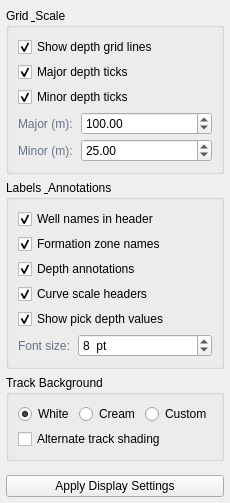
          <widget class="QWidget" name="tabDisplay">
           <attribute name="title"><string>Display</string></attribute>
           <layout class="QVBoxLayout" name="displayTabLayout">
            <property name="spacing"><number>6</number></property>
            <property name="leftMargin"><number>6</number></property>
            <property name="topMargin"><number>8</number></property>
            <property name="rightMargin"><number>6</number></property>
            <property name="bottomMargin"><number>6</number></property>

            <!-- Grid / scale group -->
            <item>
             <widget class="QGroupBox" name="grpGridOptions">
              <property name="title"><string>Grid &amp; Scale</string></property>
              <layout class="QVBoxLayout" name="gridOptionsLayout">
               <property name="spacing"><number>5</number></property>
               <item>
                <widget class="QCheckBox" name="chkShowDepthGrid">
                 <property name="text"><string>Show depth grid lines</string></property>
                 <property name="checked"><bool>true</bool></property>
                </widget>
               </item>
               <item>
                <widget class="QCheckBox" name="chkShowMajorGrid">
                 <property name="text"><string>Major depth ticks</string></property>
                 <property name="checked"><bool>true</bool></property>
                </widget>
               </item>
               <item>
                <widget class="QCheckBox" name="chkShowMinorGrid">
                 <property name="text"><string>Minor depth ticks</string></property>
                 <property name="checked"><bool>true</bool></property>
                </widget>
               </item>
               <item>
                <layout class="QFormLayout" name="gridSpacingLayout">
                 <property name="labelAlignment"><set>Qt::AlignRight|Qt::AlignVCenter</set></property>
                 <property name="horizontalSpacing"><number>8</number></property>
                 <property name="verticalSpacing"><number>4</number></property>
                 <item row="0" column="0">
                  <widget class="QLabel">
                   <property name="text"><string>Major (m):</string></property>
                   <property name="styleSheet"><string>color:#64748B;</string></property>
                  </widget>
                 </item>
                 <item row="0" column="1">
                  <widget class="QDoubleSpinBox" name="dspinMajorGrid">
                   <property name="minimum"><double>1.0</double></property>
                   <property name="maximum"><double>1000.0</double></property>
                   <property name="value"><double>100.0</double></property>
                   <property name="singleStep"><double>50.0</double></property>
                  </widget>
                 </item>
                 <item row="1" column="0">
                  <widget class="QLabel">
                   <property name="text"><string>Minor (m):</string></property>
                   <property name="styleSheet"><string>color:#64748B;</string></property>
                  </widget>
                 </item>
                 <item row="1" column="1">
                  <widget class="QDoubleSpinBox" name="dspinMinorGrid">
                   <property name="minimum"><double>0.5</double></property>
                   <property name="maximum"><double>500.0</double></property>
                   <property name="value"><double>25.0</double></property>
                   <property name="singleStep"><double>5.0</double></property>
                  </widget>
                 </item>
                </layout>
               </item>
              </layout>
             </widget>
            </item>

            <!-- Labels group -->
            <item>
             <widget class="QGroupBox" name="grpLabels">
              <property name="title"><string>Labels &amp; Annotations</string></property>
              <layout class="QVBoxLayout" name="labelsLayout">
               <property name="spacing"><number>5</number></property>
               <item>
                <widget class="QCheckBox" name="chkShowWellNames">
                 <property name="text"><string>Well names in header</string></property>
                 <property name="checked"><bool>true</bool></property>
                </widget>
               </item>
               <item>
                <widget class="QCheckBox" name="chkShowFormationNames">
                 <property name="text"><string>Formation zone names</string></property>
                 <property name="checked"><bool>true</bool></property>
                </widget>
               </item>
               <item>
                <widget class="QCheckBox" name="chkShowDepthLabels">
                 <property name="text"><string>Depth annotations</string></property>
                 <property name="checked"><bool>true</bool></property>
                </widget>
               </item>
               <item>
                <widget class="QCheckBox" name="chkShowCurveHeaders">
                 <property name="text"><string>Curve scale headers</string></property>
                 <property name="checked"><bool>true</bool></property>
                </widget>
               </item>
               <item>
                <widget class="QCheckBox" name="chkShowPickValues">
                 <property name="text"><string>Show pick depth values</string></property>
                 <property name="checked"><bool>true</bool></property>
                </widget>
               </item>
               <item>
                <layout class="QFormLayout" name="labelSizeLayout">
                 <property name="labelAlignment"><set>Qt::AlignRight|Qt::AlignVCenter</set></property>
                 <property name="horizontalSpacing"><number>8</number></property>
                 <property name="verticalSpacing"><number>4</number></property>
                 <item row="0" column="0">
                  <widget class="QLabel">
                   <property name="text"><string>Font size:</string></property>
                   <property name="styleSheet"><string>color:#64748B;</string></property>
                  </widget>
                 </item>
                 <item row="0" column="1">
                  <widget class="QSpinBox" name="spinLabelFontSize">
                   <property name="minimum"><number>6</number></property>
                   <property name="maximum"><number>18</number></property>
                   <property name="value"><number>8</number></property>
                   <property name="suffix"><string>  pt</string></property>
                  </widget>
                 </item>
                </layout>
               </item>
              </layout>
             </widget>
            </item>

            <!-- Background group -->
            <item>
             <widget class="QGroupBox" name="grpBackground">
              <property name="title"><string>Track Background</string></property>
              <layout class="QVBoxLayout" name="bgLayout">
               <property name="spacing"><number>5</number></property>
               <item>
                <layout class="QHBoxLayout" name="bgColorLayout">
                 <item>
                  <widget class="QRadioButton" name="rdoBgWhite">
                   <property name="text"><string>White</string></property>
                   <property name="checked"><bool>true</bool></property>
                  </widget>
                 </item>
                 <item>
                  <widget class="QRadioButton" name="rdoBgCream">
                   <property name="text"><string>Cream</string></property>
                  </widget>
                 </item>
                 <item>
                  <widget class="QRadioButton" name="rdoBgCustom">
                   <property name="text"><string>Custom</string></property>
                  </widget>
                 </item>
                </layout>
               </item>
               <item>
                <widget class="QCheckBox" name="chkAlternateTrackBg">
                 <property name="text"><string>Alternate track shading</string></property>
                 <property name="checked"><bool>false</bool></property>
                </widget>
               </item>
              </layout>
             </widget>
            </item>

            <!-- Stretch -->
            <item>
             <spacer>
              <property name="orientation"><enum>Qt::Vertical</enum></property>
              <property name="sizeHint"><size><width>1</width><height>8</height></size></property>
             </spacer>
            </item>

            <!-- Apply display button -->
            <item>
             <widget class="QPushButton" name="btnApplyDisplay">
              <property name="text"><string>Apply Display Settings</string></property>
             </widget>
            </item>

           </layout>
          </widget>
